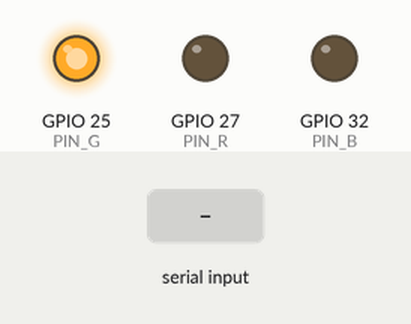
Recording of a program running on a simulated ESP32. Parts: output pins drawn as LEDs (lit = HIGH). The inputs (shaded band) are chosen by the test bench. WiFi joins after 1.5 s; servers stay silent unless stated; uploads are accepted with an empty reply; nothing arrives over Bluetooth unless stated; what the program prints to the serial monitor is not drawn.

Above: at 2.7 s.
2.8 s: "1\n" received over the second serial link
Timing chart, 0 to 5.8 s (numbered marks = the images above; inputs shaded):
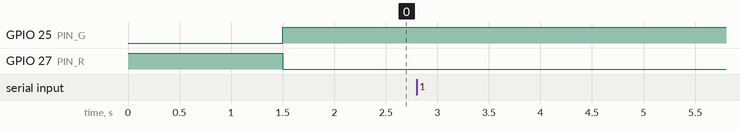

The program:

main.cpp
```cpp
#include <Arduino.h>
#include <BluetoothSerial.h>
#include <WiFi.h>
#include <cstdint>

#define ADD_INV_CODE "000000000001"
#define END_ADD_CODE "000000000002"
#define SET_ZERO_CODE "000000000003"

#define WIFI_SSID "kapadianet"
#define WIFI_PASS "12345abcde"

#define SCANNER_ADDRESS {0xDC, 0x0D, 0x30, 0x7D, 0x2D, 0x80};
#define SCANNER_END_CODE 9

#define PIN_R 27
#define PIN_G 25
#define PIN_B 32

#define HOST_NAME "10.1.1.52"
#define HTTP_PORT 32323
#define PASSKEY "thisisapasskey!"

BluetoothSerial SerialBT;
WiFiClient client;
int inventoryPolarity = -1;
uint8_t address[6] = SCANNER_ADDRESS;

void setColor(int, int, int);
void red();
void green();
void blue();
void yellow();
void makeCall(int, String);

void setup()
{
  pinMode(PIN_R, OUTPUT);
  pinMode(PIN_G, OUTPUT);
  pinMode(PIN_B, OUTPUT);
  red();

  Serial.begin(9600);
  SerialBT.begin("ESP32", true);
  SerialBT.setTimeout(100);

  WiFi.mode(WIFI_STA);
  WiFi.begin(WIFI_SSID, WIFI_PASS);

  while(!Serial || WiFi.status() != WL_CONNECTED);
}

void loop()
{
  // maintain connection
  if (!SerialBT.connected() || WiFi.status() != WL_CONNECTED)
  {
    red();
    if (!SerialBT.connected())
    {
      Serial.println("Bluetooth Disconnected");
      SerialBT.connect(address);
      Serial.println("Bluetooth Connected");
    }
    if (WiFi.status() != WL_CONNECTED)
    {
      Serial.println("WiFI Disconnected");
      WiFi.reconnect();
      while(!Serial || WiFi.status() != WL_CONNECTED);
      Serial.println("WiFi Connected");
    }
    inventoryPolarity = -1;
  }
  else
  {
    if (inventoryPolarity == 1)
    {
      blue();
    }
    else if (inventoryPolarity == -1)
    {
      green();
    }
    else
    {
      yellow();
    }
  }

  // read barcode
  String barcode = SerialBT.readStringUntil(SCANNER_END_CODE);

  if (barcode == ADD_INV_CODE)
  {
    Serial.println("Read Add Inv");
    inventoryPolarity = 1;
  }
  else if (barcode == END_ADD_CODE)
  {
    Serial.println("Read End Add");
    inventoryPolarity = -1;
  }
  else if (barcode == SET_ZERO_CODE)
  {
    Serial.println("Read Set Zero");
    inventoryPolarity = 0;
  }
  else if (barcode != "")
  {
    Serial.println("Read Barcode " + barcode);
    makeCall(inventoryPolarity, barcode);
  }
}

void makeCall(int polarity, String barcode)
{
  String url = "http://" + String(HOST_NAME) + ":" + HTTP_PORT + "/inventory/" + PASSKEY + "/" + barcode + "/" + polarity;

  if(client.connect(HOST_NAME, HTTP_PORT)) {
    Serial.println("Connected to Server");
    client.println("GET " + url + " HTTP/1.1");
    client.println("Host: " + String(HOST_NAME) + ":" + HTTP_PORT);
    client.println("Connection: close");
    client.println(); // end HTTP request header

    while(client.available())
    {
      char c = client.read();
      Serial.print("." + c);
    }

    client.stop();
    Serial.println("Called" + url);
  }
  else
  {
    Serial.println("Connection Failed");
  }
}

void red() { setColor(255, 0, 0); }
void green() { setColor(0, 255, 0); }
void blue() { setColor(0, 0, 255); }
void yellow() { setColor(255, 255, 0); }

void setColor(int r, int g, int b)
{
  analogWrite(PIN_R, r);
  analogWrite(PIN_G, g);
  analogWrite(PIN_B, b);
}
```

Measured:
- after the input at 2.8 s, every drawn part: stays the same
